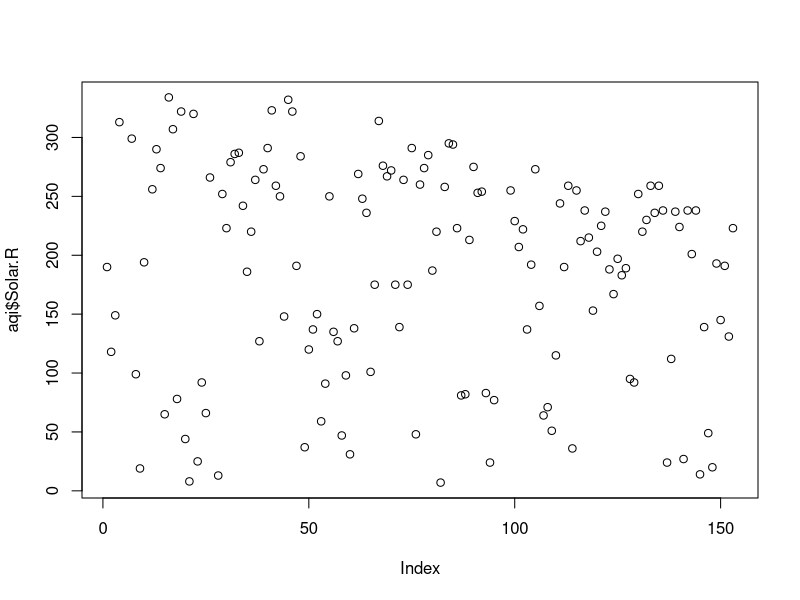
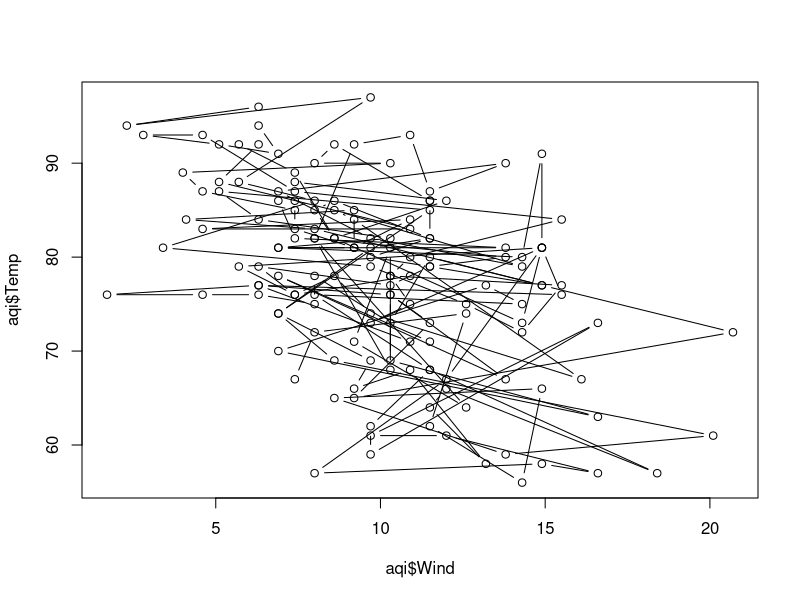
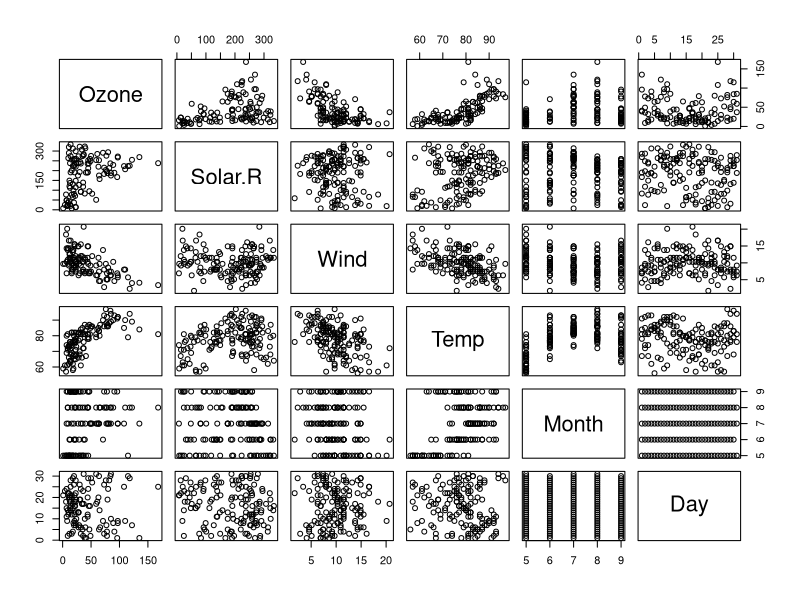
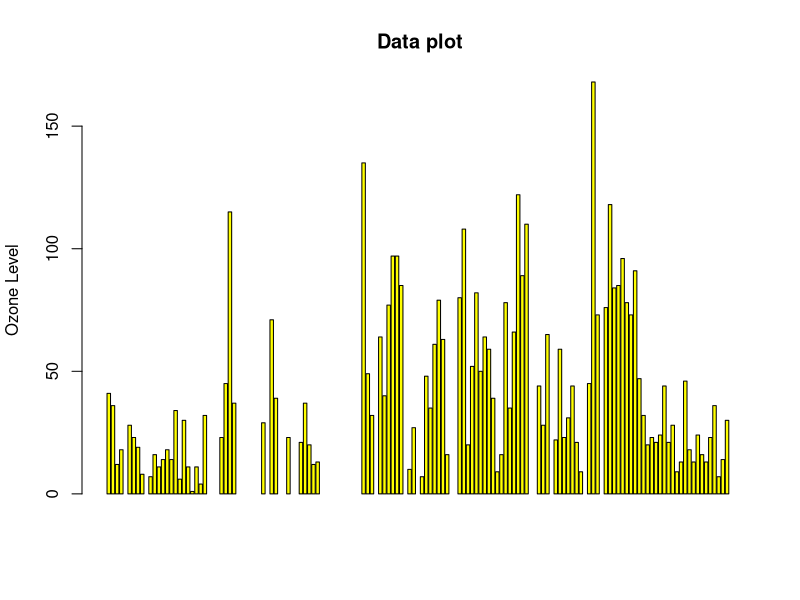
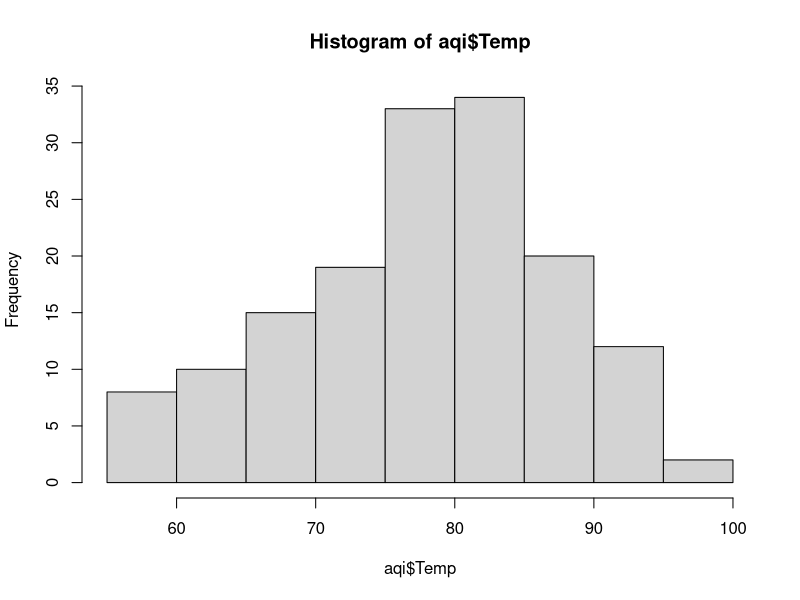
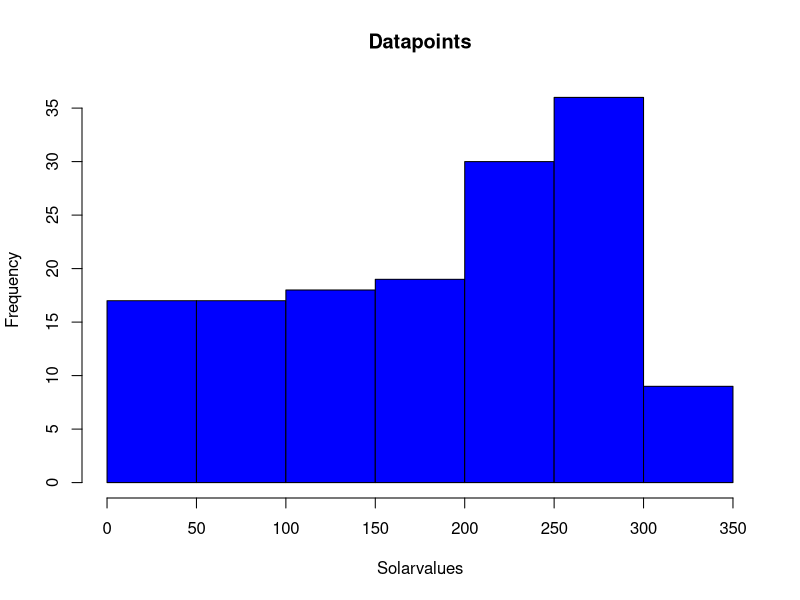
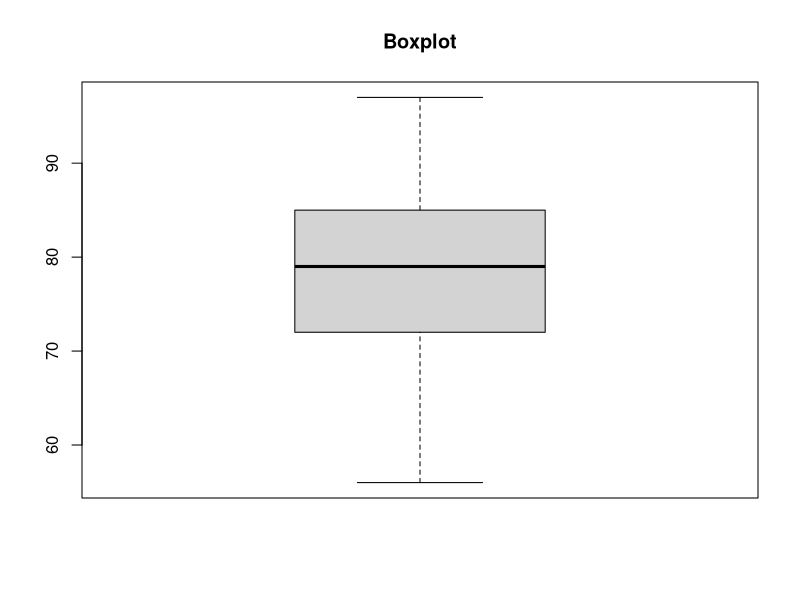
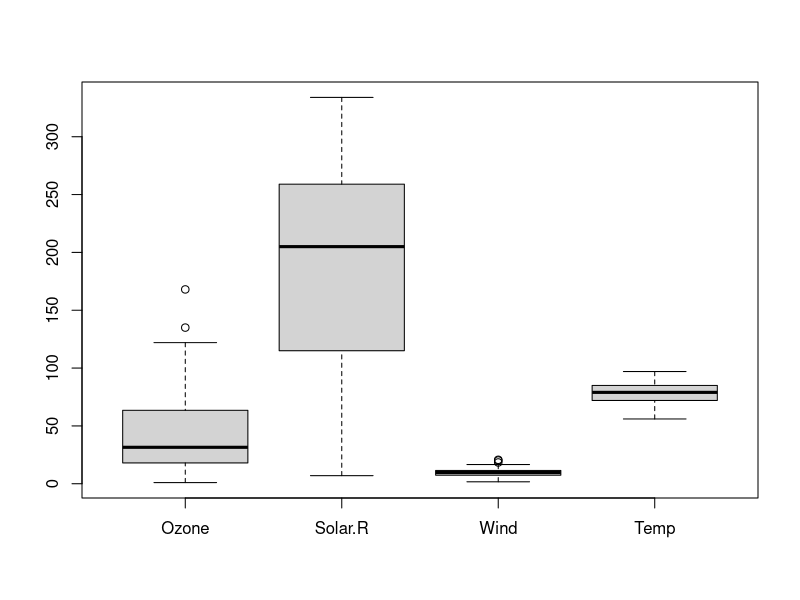

Generate these figures, in order, with R:

aqi <- datasets::airquality

head(aqi,10)
tail(aqi,10)

aqi[,c(1,2)]

#storing in the another variable
df<-aqi[,-6]

#Selecting the column that u want to see
aqi$Temp

#summary of the data
summary(aqi$Wind)

summary(aqi)

#plotting the data
plot(aqi$Solar.R)
plot(aqi$Wind,aqi$Temp,type = 'b')
plot(aqi)
#bar 
barplot(aqi$Ozone[c(1:150)],ylab = 'Ozone Level',main = 'Data plot',col = 'Yellow',horiz = F,axes = T)
  
#Histogram
hist(aqi$Temp)
hist(aqi$Solar.R,main = 'Datapoints',xlab = 'Solarvalues',col = 'blue')

#boxplot
boxplot(aqi$Temp,main = 'Boxplot')
boxplot.stats(aqi$Temp)$out
boxplot(aqi[,1:4])

par(mfrow = c(2,2),mar=c(2,5,2,1),las=0,bty="o")
plot(aqi$Wind)
plot(aqi$Wind,aqi$Temp)
barplot(aqi$Solar.R,col='blue',main='bar')
hist(aqi$Wind,col='red')






